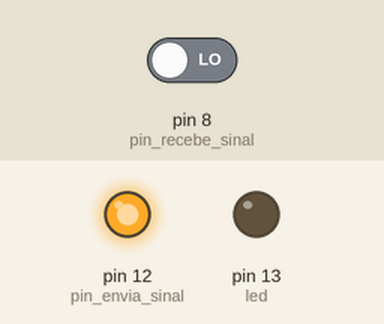
This sketch was run on a simulated Arduino Uno, built with avr-gcc and run on an emulated ATmega328P. On the bench: output pins drawn as LEDs (lit = HIGH). Inputs (shaded band) come from the test bench; at power-on: pin 8 (pin_recebe_sinal) LOW. What the sketch prints to the serial monitor is not drawn.

Above: at 1.2 s.
1.3 s: pin 8 (pin_recebe_sinal) driven HIGH
At 1.44 s:
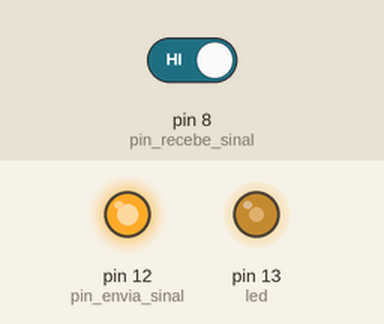
4.3 s: pin 8 (pin_recebe_sinal) driven LOW
At 4.6 s:
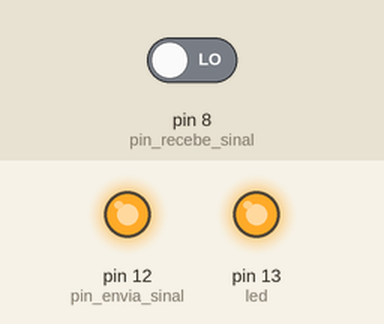
Timing chart, 0 to 7.3 s (numbered marks = the images above; inputs shaded):
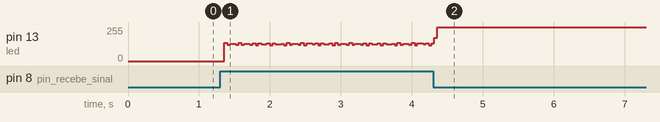

The sketch:

botao2__gustavo_.ino
```cpp
int led=13;
int pin_envia_sinal=12;
int pin_recebe_sinal=8;
int soma=0;

void setup()
{
  pinMode(led,OUTPUT);
  pinMode(pin_envia_sinal,OUTPUT);
  pinMode(pin_recebe_sinal,INPUT);
  Serial.begin(9600);
  //envia um sinal continuo
  digitalWrite(pin_envia_sinal,HIGH);

}

void loop()
{
  //variavel temporaria que recebe o sinal
  int recebe_sinal=digitalRead(pin_recebe_sinal);
  Serial.println(recebe_sinal);

  if(recebe_sinal==1){
    soma=soma+1;
  }
  if(soma==1){
    digitalWrite(led,HIGH);
  }
  if(soma==2){
  digitalWrite(led,LOW);
  soma=soma-soma;
  }
}
```
